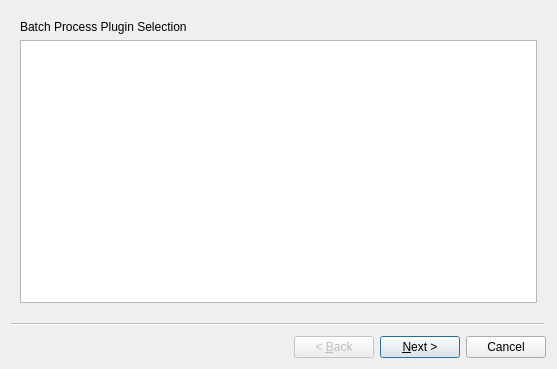
<?xml version="1.0" encoding="UTF-8"?>
<ui version="4.0">
 <class>BatchProcessingWizard</class>
 <widget class="QWizard" name="BatchProcessingWizard">
  <property name="geometry">
   <rect>
    <x>0</x>
    <y>0</y>
    <width>557</width>
    <height>369</height>
   </rect>
  </property>
  <property name="windowTitle">
   <string>Batch Processing Wizard</string>
  </property>
  <property name="wizardStyle">
   <enum>QWizard::ClassicStyle</enum>
  </property>
  <widget class="QWizardPage" name="plugin_selection_page">
   <layout class="QVBoxLayout" name="verticalLayout">
    <item>
     <widget class="QLabel" name="lbl_plugin_page">
      <property name="text">
       <string>Batch Process Plugin Selection</string>
      </property>
     </widget>
    </item>
    <item>
     <widget class="QTableWidget" name="tbl_wdgt_plugin_page"/>
    </item>
   </layout>
  </widget>
  <widget class="QWizardPage" name="input_selection_page">
   <layout class="QVBoxLayout" name="verticalLayout_2">
    <item>
     <widget class="QLabel" name="lbl_input_page">
      <property name="text">
       <string>Input Selection</string>
      </property>
     </widget>
    </item>
    <item>
     <widget class="QTableWidget" name="tbl_wdgt_input_page"/>
    </item>
   </layout>
  </widget>
  <widget class="QWizardPage" name="output_selection_page">
   <layout class="QVBoxLayout" name="verticalLayout_3">
    <item>
     <widget class="QLabel" name="lbl_output_page">
      <property name="text">
       <string>Output Selection</string>
      </property>
     </widget>
    </item>
   </layout>
  </widget>
  <widget class="QWizardPage" name="review_selection_page">
   <layout class="QVBoxLayout" name="verticalLayout_4">
    <item>
     <widget class="QLabel" name="lbl_review_page">
      <property name="text">
       <string>Review Batch Processing Selections</string>
      </property>
     </widget>
    </item>
   </layout>
  </widget>
 </widget>
 <resources/>
 <connections/>
</ui>
